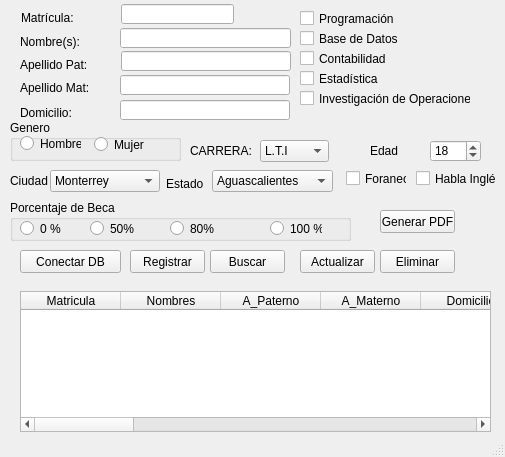
<?xml version="1.0" encoding="UTF-8"?>
<ui version="4.0">
 <class>MainWindow</class>
 <widget class="QMainWindow" name="MainWindow">
  <property name="geometry">
   <rect>
    <x>0</x>
    <y>0</y>
    <width>505</width>
    <height>457</height>
   </rect>
  </property>
  <property name="minimumSize">
   <size>
    <width>505</width>
    <height>457</height>
   </size>
  </property>
  <property name="maximumSize">
   <size>
    <width>505</width>
    <height>457</height>
   </size>
  </property>
  <property name="acceptDrops">
   <bool>true</bool>
  </property>
  <property name="windowTitle">
   <string>Registro Alumnos [Base de Datos]</string>
  </property>
  <property name="windowIcon">
   <iconset>
    <normaloff>../../../OneDrive - Universidad Autonoma de Nuevo León/FACPYA/Primer Semestre/iconos/facpya logo.ico</normaloff>../../../OneDrive - Universidad Autonoma de Nuevo León/FACPYA/Primer Semestre/iconos/facpya logo.ico</iconset>
  </property>
  <property name="iconSize">
   <size>
    <width>196</width>
    <height>256</height>
   </size>
  </property>
  <widget class="QWidget" name="centralwidget">
   <widget class="QLabel" name="lbl_Nombre">
    <property name="geometry">
     <rect>
      <x>20</x>
      <y>31</y>
      <width>101</width>
      <height>21</height>
     </rect>
    </property>
    <property name="text">
     <string>Nombre(s):</string>
    </property>
   </widget>
   <widget class="QLabel" name="lbl_apppat">
    <property name="geometry">
     <rect>
      <x>20</x>
      <y>54</y>
      <width>91</width>
      <height>21</height>
     </rect>
    </property>
    <property name="text">
     <string>Apellido Pat:</string>
    </property>
   </widget>
   <widget class="QLabel" name="lbl_appmat">
    <property name="geometry">
     <rect>
      <x>20</x>
      <y>77</y>
      <width>90</width>
      <height>21</height>
     </rect>
    </property>
    <property name="text">
     <string>Apellido Mat:</string>
    </property>
   </widget>
   <widget class="QLabel" name="lbl_Matricula">
    <property name="geometry">
     <rect>
      <x>21</x>
      <y>7</y>
      <width>80</width>
      <height>21</height>
     </rect>
    </property>
    <property name="text">
     <string>Matrícula:</string>
    </property>
   </widget>
   <widget class="QComboBox" name="cbx_carrera">
    <property name="geometry">
     <rect>
      <x>260</x>
      <y>140</y>
      <width>69</width>
      <height>22</height>
     </rect>
    </property>
    <item>
     <property name="text">
      <string>L.T.I</string>
     </property>
    </item>
    <item>
     <property name="text">
      <string>L.A</string>
     </property>
    </item>
    <item>
     <property name="text">
      <string>C.P</string>
     </property>
    </item>
    <item>
     <property name="text">
      <string>L.N.I</string>
     </property>
    </item>
   </widget>
   <widget class="QLabel" name="lbl_carrera">
    <property name="geometry">
     <rect>
      <x>190</x>
      <y>140</y>
      <width>71</width>
      <height>21</height>
     </rect>
    </property>
    <property name="text">
     <string>CARRERA:</string>
    </property>
   </widget>
   <widget class="QTableWidget" name="Tabla_Datos">
    <property name="geometry">
     <rect>
      <x>20</x>
      <y>291</y>
      <width>471</width>
      <height>141</height>
     </rect>
    </property>
    <property name="minimumSize">
     <size>
      <width>471</width>
      <height>0</height>
     </size>
    </property>
    <property name="rowCount">
     <number>0</number>
    </property>
    <column>
     <property name="text">
      <string>Matricula</string>
     </property>
    </column>
    <column>
     <property name="text">
      <string>Nombres</string>
     </property>
    </column>
    <column>
     <property name="text">
      <string>A_Paterno</string>
     </property>
    </column>
    <column>
     <property name="text">
      <string>A_Materno</string>
     </property>
    </column>
    <column>
     <property name="text">
      <string>Domicilio</string>
     </property>
    </column>
    <column>
     <property name="text">
      <string>Ciudad</string>
     </property>
    </column>
    <column>
     <property name="text">
      <string>Estado</string>
     </property>
    </column>
    <column>
     <property name="text">
      <string>Carrera</string>
     </property>
    </column>
    <column>
     <property name="text">
      <string>Sexo</string>
     </property>
    </column>
    <column>
     <property name="text">
      <string>Edad</string>
     </property>
    </column>
    <column>
     <property name="text">
      <string>Beca</string>
     </property>
    </column>
    <column>
     <property name="text">
      <string>Foraneo</string>
     </property>
    </column>
    <column>
     <property name="text">
      <string>Ingles</string>
     </property>
    </column>
    <column>
     <property name="text">
      <string>Prog</string>
     </property>
    </column>
    <column>
     <property name="text">
      <string>BD</string>
     </property>
    </column>
    <column>
     <property name="text">
      <string>Contab</string>
     </property>
    </column>
    <column>
     <property name="text">
      <string>Estadistica</string>
     </property>
    </column>
    <column>
     <property name="text">
      <string>Inv_Op</string>
     </property>
    </column>
   </widget>
   <widget class="QPushButton" name="btn_Registrar">
    <property name="geometry">
     <rect>
      <x>130</x>
      <y>250</y>
      <width>75</width>
      <height>23</height>
     </rect>
    </property>
    <property name="text">
     <string>Registrar</string>
    </property>
   </widget>
   <widget class="QPushButton" name="btn_act">
    <property name="geometry">
     <rect>
      <x>300</x>
      <y>250</y>
      <width>75</width>
      <height>23</height>
     </rect>
    </property>
    <property name="text">
     <string>Actualizar</string>
    </property>
   </widget>
   <widget class="QPushButton" name="btn_Eliminar">
    <property name="geometry">
     <rect>
      <x>380</x>
      <y>250</y>
      <width>75</width>
      <height>23</height>
     </rect>
    </property>
    <property name="text">
     <string>Eliminar</string>
    </property>
   </widget>
   <widget class="QLineEdit" name="edt_nombre">
    <property name="geometry">
     <rect>
      <x>120</x>
      <y>28</y>
      <width>171</width>
      <height>20</height>
     </rect>
    </property>
    <property name="text">
     <string/>
    </property>
   </widget>
   <widget class="QLineEdit" name="edt_apppat">
    <property name="geometry">
     <rect>
      <x>121</x>
      <y>51</y>
      <width>170</width>
      <height>20</height>
     </rect>
    </property>
    <property name="text">
     <string/>
    </property>
   </widget>
   <widget class="QLineEdit" name="edt_matricula">
    <property name="geometry">
     <rect>
      <x>121</x>
      <y>4</y>
      <width>113</width>
      <height>20</height>
     </rect>
    </property>
    <property name="text">
     <string/>
    </property>
   </widget>
   <widget class="QLineEdit" name="edt_appmat">
    <property name="geometry">
     <rect>
      <x>120</x>
      <y>75</y>
      <width>170</width>
      <height>20</height>
     </rect>
    </property>
    <property name="text">
     <string/>
    </property>
   </widget>
   <widget class="QPushButton" name="btn_Buscar">
    <property name="geometry">
     <rect>
      <x>210</x>
      <y>250</y>
      <width>75</width>
      <height>23</height>
     </rect>
    </property>
    <property name="text">
     <string>Buscar</string>
    </property>
   </widget>
   <widget class="QSpinBox" name="spinEdad">
    <property name="geometry">
     <rect>
      <x>430</x>
      <y>140</y>
      <width>51</width>
      <height>22</height>
     </rect>
    </property>
    <property name="minimum">
     <number>15</number>
    </property>
    <property name="maximum">
     <number>30</number>
    </property>
    <property name="value">
     <number>18</number>
    </property>
   </widget>
   <widget class="QCheckBox" name="chk_prog">
    <property name="geometry">
     <rect>
      <x>300</x>
      <y>10</y>
      <width>121</width>
      <height>17</height>
     </rect>
    </property>
    <property name="text">
     <string>Programación</string>
    </property>
   </widget>
   <widget class="QCheckBox" name="chk_bd">
    <property name="geometry">
     <rect>
      <x>300</x>
      <y>30</y>
      <width>121</width>
      <height>17</height>
     </rect>
    </property>
    <property name="text">
     <string>Base de Datos</string>
    </property>
   </widget>
   <widget class="QCheckBox" name="chk_contab">
    <property name="geometry">
     <rect>
      <x>300</x>
      <y>50</y>
      <width>121</width>
      <height>17</height>
     </rect>
    </property>
    <property name="text">
     <string>Contabilidad</string>
    </property>
   </widget>
   <widget class="QLabel" name="lbl_edad">
    <property name="geometry">
     <rect>
      <x>370</x>
      <y>140</y>
      <width>41</width>
      <height>21</height>
     </rect>
    </property>
    <property name="text">
     <string>Edad</string>
    </property>
   </widget>
   <widget class="QCheckBox" name="chk_estadistica">
    <property name="geometry">
     <rect>
      <x>300</x>
      <y>70</y>
      <width>121</width>
      <height>17</height>
     </rect>
    </property>
    <property name="text">
     <string>Estadística</string>
    </property>
   </widget>
   <widget class="QCheckBox" name="chk_inv_op">
    <property name="geometry">
     <rect>
      <x>300</x>
      <y>90</y>
      <width>171</width>
      <height>17</height>
     </rect>
    </property>
    <property name="text">
     <string>Investigación de Operaciones</string>
    </property>
   </widget>
   <widget class="QComboBox" name="cbx_ciudad">
    <property name="geometry">
     <rect>
      <x>50</x>
      <y>170</y>
      <width>110</width>
      <height>22</height>
     </rect>
    </property>
    <item>
     <property name="text">
      <string>Monterrey</string>
     </property>
    </item>
    <item>
     <property name="text">
      <string>Santiago</string>
     </property>
    </item>
    <item>
     <property name="text">
      <string>San Nicolás</string>
     </property>
    </item>
    <item>
     <property name="text">
      <string>San Pedro Garza García</string>
     </property>
    </item>
    <item>
     <property name="text">
      <string>Santa Catarina</string>
     </property>
    </item>
    <item>
     <property name="text">
      <string>Apodaca</string>
     </property>
    </item>
    <item>
     <property name="text">
      <string>Monclova</string>
     </property>
    </item>
    <item>
     <property name="text">
      <string>Saltillo</string>
     </property>
    </item>
    <item>
     <property name="text">
      <string>Tampico</string>
     </property>
    </item>
    <item>
     <property name="text">
      <string>Reynosa</string>
     </property>
    </item>
   </widget>
   <widget class="QLabel" name="lbl_ciudad">
    <property name="geometry">
     <rect>
      <x>10</x>
      <y>170</y>
      <width>71</width>
      <height>21</height>
     </rect>
    </property>
    <property name="text">
     <string>Ciudad</string>
    </property>
   </widget>
   <widget class="QLabel" name="lbl_estado">
    <property name="geometry">
     <rect>
      <x>166</x>
      <y>173</y>
      <width>40</width>
      <height>21</height>
     </rect>
    </property>
    <property name="text">
     <string>Estado</string>
    </property>
   </widget>
   <widget class="QComboBox" name="cbx_estado">
    <property name="geometry">
     <rect>
      <x>212</x>
      <y>170</y>
      <width>121</width>
      <height>22</height>
     </rect>
    </property>
    <item>
     <property name="text">
      <string>Aguascalientes</string>
     </property>
    </item>
    <item>
     <property name="text">
      <string>Baja California</string>
     </property>
    </item>
    <item>
     <property name="text">
      <string>Baja California Sur</string>
     </property>
    </item>
    <item>
     <property name="text">
      <string>Campeche</string>
     </property>
    </item>
    <item>
     <property name="text">
      <string>Chiapas</string>
     </property>
    </item>
    <item>
     <property name="text">
      <string>Chihuahua</string>
     </property>
    </item>
    <item>
     <property name="text">
      <string>Ciudad de México</string>
     </property>
    </item>
    <item>
     <property name="text">
      <string>Coahuila</string>
     </property>
    </item>
    <item>
     <property name="text">
      <string>Colima</string>
     </property>
    </item>
    <item>
     <property name="text">
      <string>Durango</string>
     </property>
    </item>
    <item>
     <property name="text">
      <string>Estado de México</string>
     </property>
    </item>
    <item>
     <property name="text">
      <string>Guanajuato</string>
     </property>
    </item>
    <item>
     <property name="text">
      <string>Guerrero</string>
     </property>
    </item>
    <item>
     <property name="text">
      <string>Hidalgo</string>
     </property>
    </item>
    <item>
     <property name="text">
      <string>Jalisco</string>
     </property>
    </item>
    <item>
     <property name="text">
      <string>Michoacán</string>
     </property>
    </item>
    <item>
     <property name="text">
      <string>Morelos</string>
     </property>
    </item>
    <item>
     <property name="text">
      <string>Nayarit</string>
     </property>
    </item>
    <item>
     <property name="text">
      <string>Nuevo León</string>
     </property>
    </item>
    <item>
     <property name="text">
      <string>Oaxaca</string>
     </property>
    </item>
    <item>
     <property name="text">
      <string>Puebla</string>
     </property>
    </item>
    <item>
     <property name="text">
      <string>Querétaro</string>
     </property>
    </item>
    <item>
     <property name="text">
      <string>Quintana Roo</string>
     </property>
    </item>
    <item>
     <property name="text">
      <string>San Luis Potosí</string>
     </property>
    </item>
    <item>
     <property name="text">
      <string>Sinaloa</string>
     </property>
    </item>
    <item>
     <property name="text">
      <string>Sonora</string>
     </property>
    </item>
    <item>
     <property name="text">
      <string>Tabasco</string>
     </property>
    </item>
    <item>
     <property name="text">
      <string>Tamaulipas</string>
     </property>
    </item>
    <item>
     <property name="text">
      <string>Tlaxcala</string>
     </property>
    </item>
    <item>
     <property name="text">
      <string>Veracruz</string>
     </property>
    </item>
    <item>
     <property name="text">
      <string>Yucatán</string>
     </property>
    </item>
    <item>
     <property name="text">
      <string>Zacatecas</string>
     </property>
    </item>
   </widget>
   <widget class="QCheckBox" name="chk_foraneo">
    <property name="geometry">
     <rect>
      <x>346</x>
      <y>170</y>
      <width>61</width>
      <height>17</height>
     </rect>
    </property>
    <property name="text">
     <string>Foraneo</string>
    </property>
    <property name="checked">
     <bool>false</bool>
    </property>
   </widget>
   <widget class="QCheckBox" name="chk_ingles">
    <property name="geometry">
     <rect>
      <x>416</x>
      <y>170</y>
      <width>80</width>
      <height>17</height>
     </rect>
    </property>
    <property name="text">
     <string>Habla Inglés</string>
    </property>
   </widget>
   <widget class="QLabel" name="lbl_domicilio">
    <property name="geometry">
     <rect>
      <x>20</x>
      <y>102</y>
      <width>90</width>
      <height>21</height>
     </rect>
    </property>
    <property name="text">
     <string>Domicilio:</string>
    </property>
   </widget>
   <widget class="QLineEdit" name="edt_domicilio">
    <property name="geometry">
     <rect>
      <x>120</x>
      <y>100</y>
      <width>170</width>
      <height>20</height>
     </rect>
    </property>
    <property name="text">
     <string/>
    </property>
   </widget>
   <widget class="QGroupBox" name="gb_genero">
    <property name="geometry">
     <rect>
      <x>10</x>
      <y>120</y>
      <width>171</width>
      <height>41</height>
     </rect>
    </property>
    <property name="title">
     <string>Genero</string>
    </property>
    <widget class="QRadioButton" name="radio_hombre">
     <property name="geometry">
      <rect>
       <x>10</x>
       <y>15</y>
       <width>61</width>
       <height>17</height>
      </rect>
     </property>
     <property name="text">
      <string>Hombre</string>
     </property>
    </widget>
    <widget class="QRadioButton" name="radio_mujer">
     <property name="geometry">
      <rect>
       <x>84</x>
       <y>16</y>
       <width>51</width>
       <height>17</height>
      </rect>
     </property>
     <property name="text">
      <string>Mujer</string>
     </property>
    </widget>
   </widget>
   <widget class="QGroupBox" name="gb_beca">
    <property name="geometry">
     <rect>
      <x>10</x>
      <y>200</y>
      <width>341</width>
      <height>41</height>
     </rect>
    </property>
    <property name="title">
     <string>Porcentaje de Beca</string>
    </property>
    <widget class="QRadioButton" name="radio_cero">
     <property name="geometry">
      <rect>
       <x>10</x>
       <y>20</y>
       <width>42</width>
       <height>17</height>
      </rect>
     </property>
     <property name="text">
      <string>0 %</string>
     </property>
    </widget>
    <widget class="QRadioButton" name="radio_50">
     <property name="geometry">
      <rect>
       <x>80</x>
       <y>20</y>
       <width>52</width>
       <height>17</height>
      </rect>
     </property>
     <property name="text">
      <string>50%</string>
     </property>
    </widget>
    <widget class="QRadioButton" name="radio_80">
     <property name="geometry">
      <rect>
       <x>160</x>
       <y>20</y>
       <width>52</width>
       <height>17</height>
      </rect>
     </property>
     <property name="text">
      <string>80%</string>
     </property>
    </widget>
    <widget class="QRadioButton" name="radio_100">
     <property name="geometry">
      <rect>
       <x>260</x>
       <y>20</y>
       <width>52</width>
       <height>17</height>
      </rect>
     </property>
     <property name="text">
      <string>100 %</string>
     </property>
    </widget>
   </widget>
   <widget class="QPushButton" name="btn_Connect_DB">
    <property name="geometry">
     <rect>
      <x>20</x>
      <y>250</y>
      <width>101</width>
      <height>23</height>
     </rect>
    </property>
    <property name="styleSheet">
     <string notr="true"/>
    </property>
    <property name="text">
     <string>Conectar DB</string>
    </property>
   </widget>
   <widget class="QPushButton" name="btn_impdf">
    <property name="geometry">
     <rect>
      <x>380</x>
      <y>210</y>
      <width>75</width>
      <height>23</height>
     </rect>
    </property>
    <property name="text">
     <string>Generar PDF</string>
    </property>
   </widget>
  </widget>
  <widget class="QStatusBar" name="statusbar"/>
 </widget>
 <tabstops>
  <tabstop>edt_matricula</tabstop>
  <tabstop>edt_nombre</tabstop>
  <tabstop>edt_apppat</tabstop>
  <tabstop>edt_appmat</tabstop>
  <tabstop>edt_domicilio</tabstop>
  <tabstop>chk_prog</tabstop>
  <tabstop>chk_bd</tabstop>
  <tabstop>chk_contab</tabstop>
  <tabstop>chk_estadistica</tabstop>
  <tabstop>chk_inv_op</tabstop>
  <tabstop>radio_hombre</tabstop>
  <tabstop>radio_mujer</tabstop>
  <tabstop>cbx_carrera</tabstop>
  <tabstop>spinEdad</tabstop>
  <tabstop>cbx_ciudad</tabstop>
  <tabstop>cbx_estado</tabstop>
  <tabstop>chk_foraneo</tabstop>
  <tabstop>chk_ingles</tabstop>
  <tabstop>radio_cero</tabstop>
  <tabstop>radio_50</tabstop>
  <tabstop>radio_80</tabstop>
  <tabstop>radio_100</tabstop>
  <tabstop>btn_Connect_DB</tabstop>
  <tabstop>btn_Registrar</tabstop>
  <tabstop>btn_Buscar</tabstop>
  <tabstop>btn_act</tabstop>
  <tabstop>btn_Eliminar</tabstop>
  <tabstop>Tabla_Datos</tabstop>
 </tabstops>
 <resources/>
 <connections/>
</ui>
